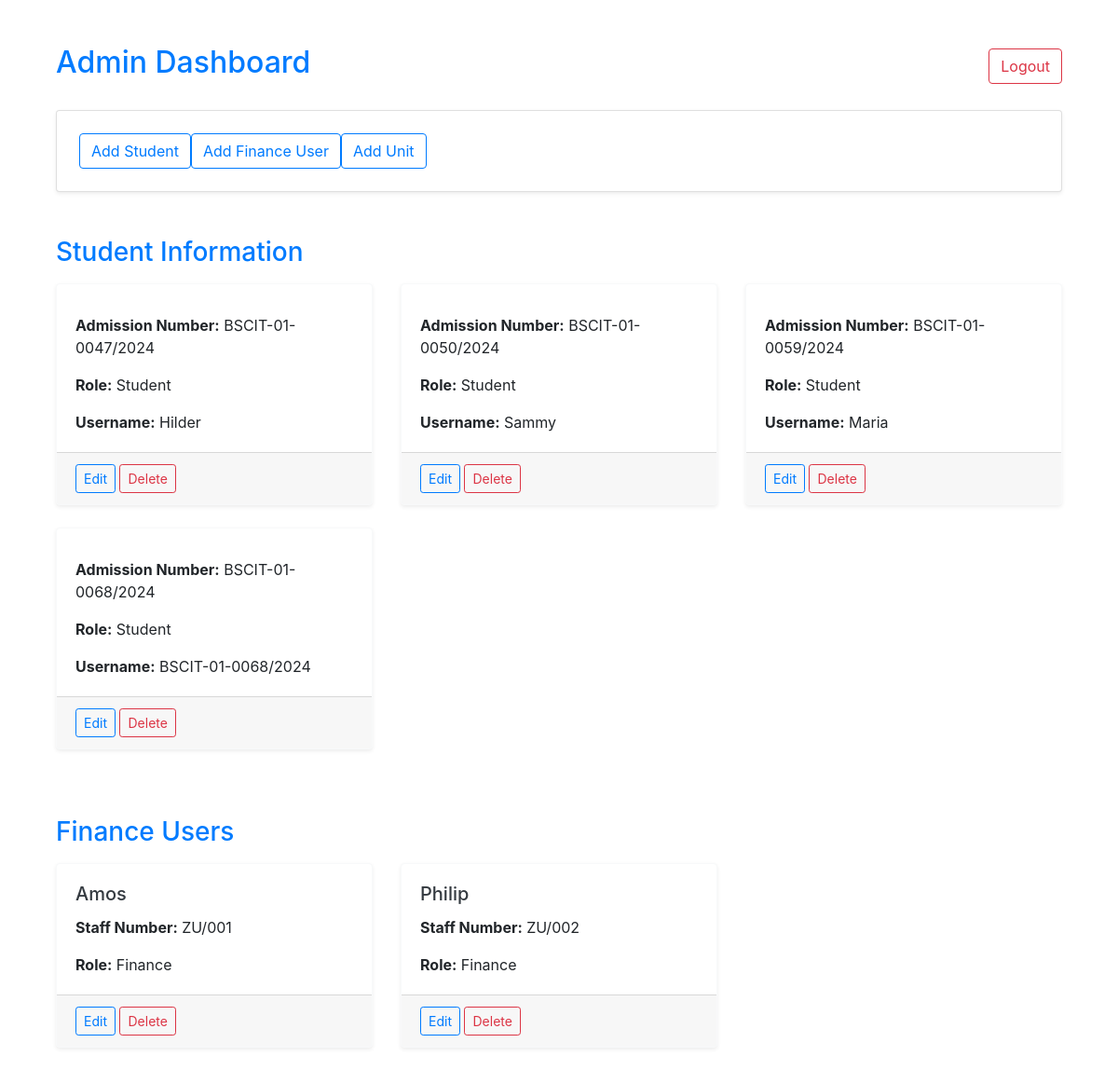
The page /admin_dashboard (signed in) on the database as committed earlier.
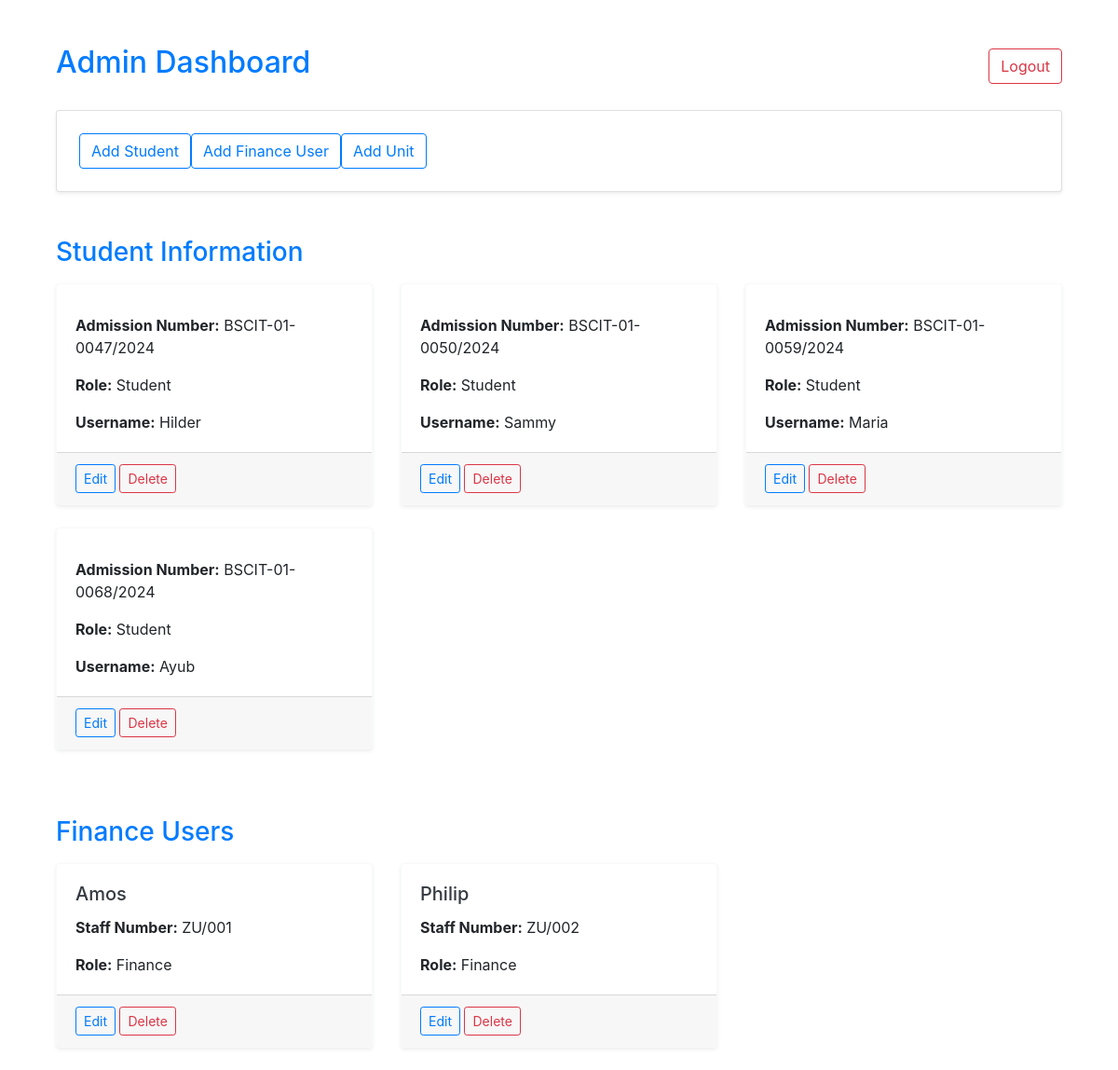
The same page on the database as committed later.
### models.py (models this page shows, shortened)
class Student(db.Model):
    __tablename__ = 'students'
    id = db.Column(db.Integer, primary_key=True)
    user_id = db.Column(db.Integer, db.ForeignKey('user.id'), nullable=False)
    admission_number = db.Column(db.String(20), unique=True, nullable=False)
    finance_id = db.Column(db.Integer, db.ForeignKey('finances.id'), nullable=True)
    user = db.relationship('User', backref='student', lazy=True)
    finance = db.relationship('Finance', back_populates='students')
    units = db.relationship('Unit', secondary=student_units, back_populates='students')
    fees = db.relationship('StudentFee', back_populates='student')

class User(db.Model, UserMixin):
    __tablename__ = 'user'
    id = db.Column(db.Integer, primary_key=True)
    username = db.Column(db.String(50), unique=True, nullable=False)
    role = db.Column(db.String(20), nullable=False)
    password = db.Column(db.String(128), nullable=False)

class Finance(db.Model):
    __tablename__ = 'finances'
    id = db.Column(db.Integer, primary_key=True)
    user_id = db.Column(db.Integer, db.ForeignKey('user.id'), nullable=False)
    staff_number = db.Column(db.String(50), unique=True, nullable=False)
    user = db.relationship('User', backref='finance', lazy=True)
    students = db.relationship('Student', back_populates='finance')

### app.py (the view)
@app.route('/admin_dashboard')
@login_required
def admin_dashboard():
    if current_user.role != 'Admin':
        flash('Unauthorized access!', 'danger')
        return redirect(url_for('login'))
    students = db.session.query(Student, User).join(User, Student.user_id == User.id).all()
    finance_users = db.session.query(User, Finance).join(Finance).filter(User.role == 'Finance').all()
    return render_template('admin_dashboard.html', students=students, finance_users=finance_users)

### app.py (called while the page is built)
@login_manager.user_loader
def load_user(user_id):
    return User.query.get(int(user_id))

### templates/admin_dashboard.html (shortened to what this page needs)
{% extends 'base.html' %}
{% block content %}
<div class="container mt-5">
    <div class="d-flex justify-content-between align-items-center mb-4">
        <h2 class="text-primary">Admin Dashboard</h2>
        <a href="{{ url_for('logout') }}" class="btn btn-outline-danger">Logout</a>
    </div>
    <div class="card shadow-sm p-4 mb-5 bg-white rounded">
        <div class="d-flex flex-wrap gap-3">
            <a href="{{ url_for('add_student') }}" class="btn btn-outline-primary">Add Student</a>
            <a href="{{ url_for('add_finance_user') }}" class="btn btn-outline-primary">Add Finance User</a>
            <a href="{{ url_for('add_unit') }}" class="btn btn-outline-primary">Add Unit</a>
        </div>
    </div>
    <h3 class="text-primary mt-4 mb-3">Student Information</h3>
    <div class="row">
        {% for student, user in students %}
            <div class="col-md-4 mb-4">
                <div class="card border-light shadow-sm">
                    <div class="card-body">
                        <p class="card-text"><strong>Admission Number:</strong> {{ student.admission_number }}</p>
                        <p class="card-text"><strong>Role:</strong> Student</p>
                        <p class="card-text"><strong>Username:</strong> {{ user.username }}</p>
                    </div>
                    <div class="card-footer text-end">
                        <a href="{{ url_for('edit_user', user_id=user.id) }}" class="btn btn-sm btn-outline-primary">Edit</a>
                        <form action="{{ url_for('delete_user', user_id=user.id) }}" method="post" style="display:inline;">
                            <button type="submit" class="btn btn-sm btn-outline-danger">Delete</button>
                        </form>
                    </div>
                </div>
            </div>
        {% endfor %}
    </div>
    <h3 class="text-primary mt-5 mb-3">Finance Users</h3>
    <div class="row">
        {% for user, finance in finance_users %}
            <div class="col-md-4 mb-4">
                <div class="card border-light shadow-sm">
                    <div class="card-body">
                        <h5 class="card-title text-dark">{{ user.username }}</h5>
                        <p class="card-text"><strong>Staff Number:</strong> {{ finance.staff_number }}</p>
                        <p class="card-text"><strong>Role:</strong> Finance</p>
                    </div>
                    <div class="card-footer text-end">
                        <a href="{{ url_for('edit_user', user_id=user.id) }}" class="btn btn-sm btn-outline-primary">Edit</a>
                        <form action="{{ url_for('delete_user', user_id=user.id) }}" method="post" style="display:inline;">
                            <button type="submit" class="btn btn-sm btn-outline-danger">Delete</button>
                        </form>
                    </div>
                </div>
            </div>
        {% endfor %}
    </div>
</div>
{% endblock %}

### templates/base.html (shortened to what this page needs)
<!DOCTYPE html>
<html lang="en">
<head>
    <link rel="stylesheet" href="https://maxcdn.bootstrapcdn.com/bootstrap/4.5.2/css/bootstrap.min.css">
    <link href="https://cdnjs.cloudflare.com/ajax/libs/font-awesome/5.15.4/css/all.min.css" rel="stylesheet">
</head>
<body>
    <div class="container">
        {% block content %}{% endblock %}
    </div>
</body>
</html>

Rows that differ between the two databases and show on the page:
changed through a linked row, Student: username "BSCIT-01-0068/2024" → "Ayub"
